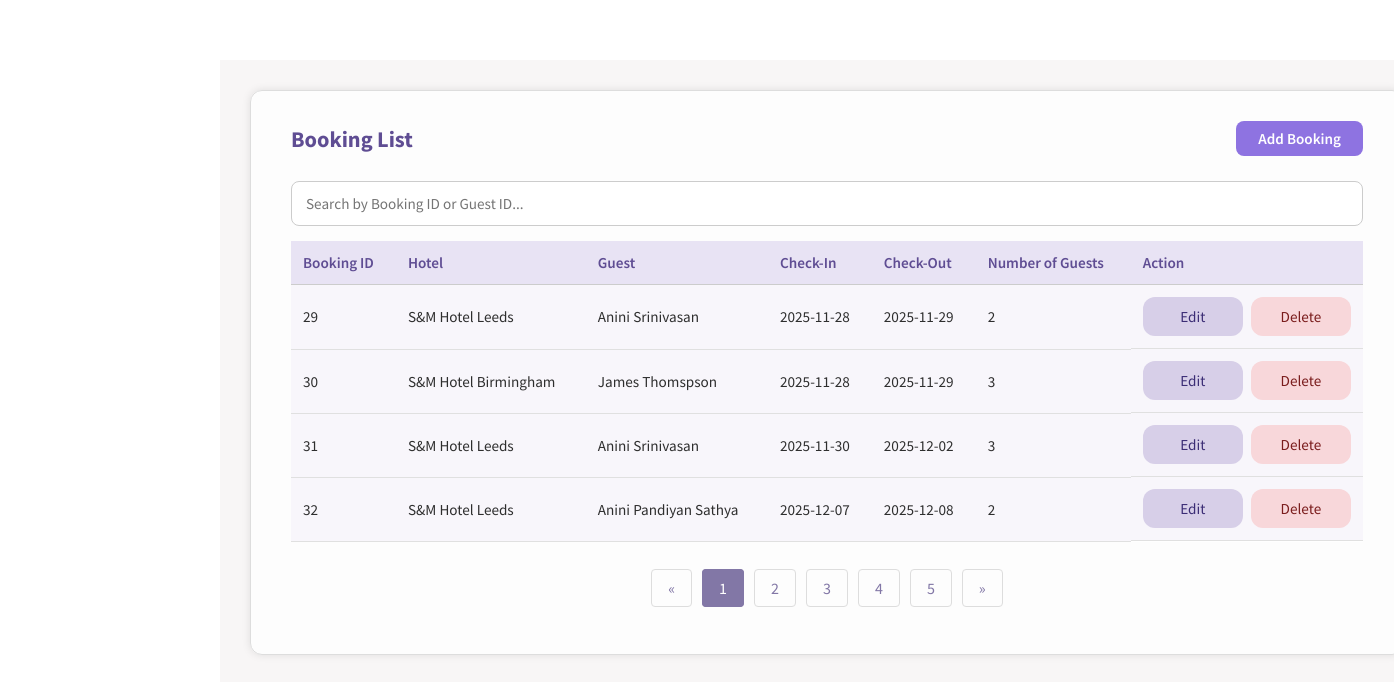
/booking.php (signed in), run on the app's committed database.
### tables this page shows
CREATE TABLE BOOKING(
BOOKING_ID INTEGER NOT NULL PRIMARY KEY AUTOINCREMENT,
NO_OF_GUEST INTEGER NOT NULL,
DATE_IN DATE NOT NULL,
DATE_OUT DATE NOT NULL,
TIMESTAMP DATETIME NOT NULL NOT NULL DEFAULT (CURRENT_TIMESTAMP),
GUEST_ID INTEGER NOT NULL,
ROOM_ID INTEGER NOT NULL,
FOREIGN KEY (GUEST_ID) REFERENCES GUEST(GUEST_ID) ON DELETE CASCADE ON UPDATE CASCADE
FOREIGN KEY (ROOM_ID) REFERENCES ROOM(ROOM_ID) ON DELETE CASCADE ON UPDATE CASCADE
);

CREATE TABLE HOTEL(
HOTEL_ID INTEGER NOT NULL PRIMARY KEY AUTOINCREMENT,
HOTEL_NAME TEXT NOT NULL,
HOTEL_ADDRESS TEXT NOT NULL,
CITY TEXT NOT NULL,
POSTCODE TEXT NOT NULL,
HOTEL_TELNO TEXT NOT NULL UNIQUE,
HOTEL_EMAIL TEXT NOT NULL UNIQUE
);

CREATE TABLE GUEST(
GUEST_ID INTEGER NOT NULL PRIMARY KEY AUTOINCREMENT,
F_NAME TEXT NOT NULL,
M_NAME TEXT,
L_NAME TEXT NOT NULL,
GUEST_ADDRESS TEXT NOT NULL,
CITY TEXT NOT NULL,
POSTCODE TEXT NOT NULL,
GUEST_EMAIL TEXT NOT NULL UNIQUE,
GUEST_PHNO TEXT NOT NULL UNIQUE
);

### functions.php (the view, shortened to what this page needs)
<?php
function createDB()
{
    $db = new SQLite3('hotelSQL.db');
    $db->exec("PRAGMA foreign_keys = ON");
    return $db;
}
function BookingList($editingId = null)
{
    $db = createDB();
    $select_query = "SELECT * FROM BOOKING b INNER JOIN GUEST g ON (b.GUEST_ID = g.GUEST_ID) INNER JOIN ROOM r ON (b.ROOM_ID = r.ROOM_ID) INNER JOIN HOTEL h ON (r.HOTEL_ID = h.HOTEL_ID)";
    $result = $db->query($select_query);
    while ($row = $result->fetchArray(SQLITE3_ASSOC)) {
        if ($editingId == $row['BOOKING_ID']) {
            echo "<form method='post'><tr>";
            echo "<td>" . $row['BOOKING_ID'] . "</td>";
            echo "<input type='hidden' name='booking-id' value='" . $row['BOOKING_ID'] . "'>";
            echo "<td>";
                RoomDropdown('room-id', $row['ROOM_ID']);
            echo "</td>";
            echo "<td>";
                GuestDropdown('guest-id', $row['GUEST_ID']);
            echo "</td>";
            echo "<td>
                    <input type='date' name='date-in'
                           value='" . htmlspecialchars($row['DATE_IN']) . "' required>
                  </td>";
            echo "<td>
                    <input type='date' name='date-out'
                           value='" . htmlspecialchars($row['DATE_OUT']) . "' required>
                  </td>";
            echo "<td>
                    <input type='number' name='num-guest'
                           value='" . htmlspecialchars($row['NO_OF_GUEST']) . "' required>
                  </td>";
            echo "<td>
                    <input type='submit' class='submit-btn' name='save' value='Save'>
                    <input type='submit' class='delete-button-in-list' name='cancel' value='Cancel'>
                  </td>";
            echo "</tr></form>";
        } else {
            echo "<form method='post'><tr>";
            echo "<td>" . $row['BOOKING_ID'] . "</td>";
            echo "<td>" . $row['HOTEL_NAME'] . "</td>";
            echo "<td>" . $row['F_NAME'] . " " . $row['L_NAME'] . "</td>";
            echo "<td>" . $row['DATE_IN'] . "</td>";
            echo "<td>" . $row['DATE_OUT'] . "</td>";
            echo "<td>" . $row['NO_OF_GUEST'] . "</td>";
            echo "<td>
                    <input type='hidden' name='booking-id' value='" . $row['BOOKING_ID'] . "'>
                    <input type='submit' class='edit-button-in-list' name='edit' value='Edit'>
                    <input type='submit' class='delete-button-in-list' name='delete' value='Delete'>
                  </td>";
            echo "</tr></form>";
        }
    }
}
?>

### style.css (style rules this page uses)
html, body { margin: 0; padding: 0; box-sizing: border-box; }
*, *::before, *::after { box-sizing: inherit; }
* { font-family: "Source Sans Pro", Helvetica, sans-serif; }
.base-table td { padding: 12px; border-bottom: 1px solid #e0e0e0; }
.base-table td:last-child { display: flex; justify-content: flex-start; align-items: center; gap: 8px; }
.base-table tr:nth-child(even) { background-color: #f8f6fb; }
.add-container input { padding: 10px; border: 1px solid #ccc; border-radius: 8px; font-size: 0.95rem; background-color: #fff; transition: border-color 0.3s, box-shadow 0.3s; }
.add-container td input[type="submit"] { padding: 10px 28px; border: none; border-radius: 12px; font-size: 0.95rem; font-weight: 500; cursor: pointer; }
.add-container .edit-button-in-list { background-color: #d7cfe8; color: #3b2d75; }
.add-container .delete-button-in-list { background-color: #f8d7da; color: #7a1c1c; }
.base-form input, .add-container input, .add-container select, .base-form select { width: 50%; max-width: 100%; }

### data on the page
booking: BOOKING_ID "29", hotel.HOTEL_NAME "S&M Hotel Leeds", GUEST_ID.F_NAME "Anini", GUEST_ID.L_NAME "Srinivasan", DATE_IN "2025-11-28", DATE_OUT "2025-11-29", NO_OF_GUEST "2"
booking: BOOKING_ID "30", hotel.HOTEL_NAME "S&M Hotel Birmingham", GUEST_ID.F_NAME "James", GUEST_ID.L_NAME "Thomspson", DATE_IN "2025-11-28", DATE_OUT "2025-11-29", NO_OF_GUEST "3"
booking: BOOKING_ID "31", hotel.HOTEL_NAME "S&M Hotel Leeds", GUEST_ID.F_NAME "Anini", GUEST_ID.L_NAME "Srinivasan", DATE_IN "2025-11-30", DATE_OUT "2025-12-02", NO_OF_GUEST "3"
booking: BOOKING_ID "32", hotel.HOTEL_NAME "S&M Hotel Leeds", GUEST_ID.F_NAME "Anini", GUEST_ID.L_NAME "Pandiyan Sathya", DATE_IN "2025-12-07", DATE_OUT "2025-12-08", NO_OF_GUEST "2"
